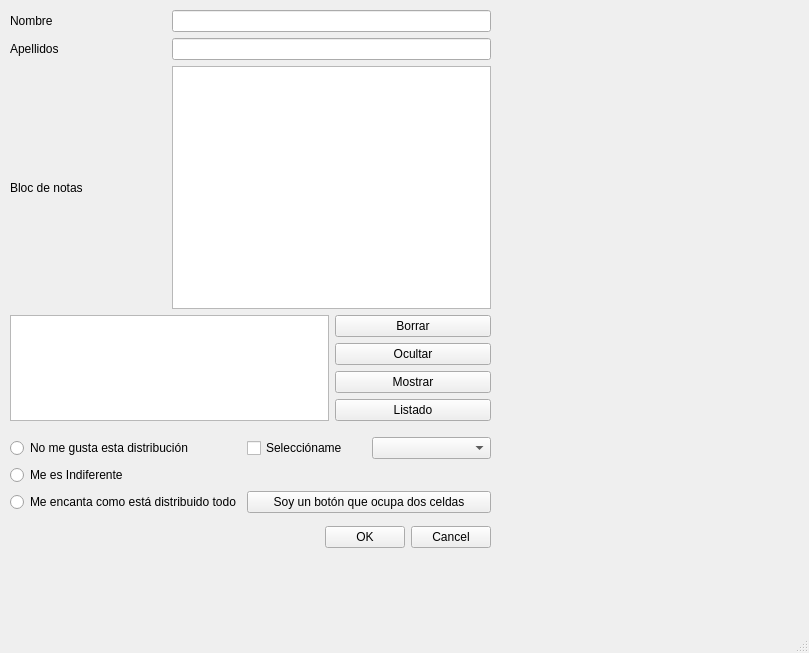
<?xml version="1.0" encoding="UTF-8"?>
<ui version="4.0">
 <class>MainWindow</class>
 <widget class="QMainWindow" name="MainWindow">
  <property name="geometry">
   <rect>
    <x>0</x>
    <y>0</y>
    <width>809</width>
    <height>653</height>
   </rect>
  </property>
  <property name="windowTitle">
   <string>MainWindow</string>
  </property>
  <widget class="QWidget" name="centralwidget">
   <widget class="QWidget" name="">
    <property name="geometry">
     <rect>
      <x>10</x>
      <y>10</y>
      <width>481</width>
      <height>411</height>
     </rect>
    </property>
    <layout class="QGridLayout" name="gridLayout">
     <item row="0" column="0">
      <widget class="QLabel" name="label">
       <property name="text">
        <string>Nombre</string>
       </property>
      </widget>
     </item>
     <item row="0" column="1" colspan="2">
      <widget class="QLineEdit" name="lineEdit"/>
     </item>
     <item row="1" column="0">
      <widget class="QLabel" name="label_2">
       <property name="text">
        <string>Apellidos</string>
       </property>
      </widget>
     </item>
     <item row="1" column="1" colspan="2">
      <widget class="QLineEdit" name="lineEdit_2"/>
     </item>
     <item row="2" column="1" colspan="2">
      <widget class="QTextEdit" name="textEdit"/>
     </item>
     <item row="5" column="0" rowspan="4" colspan="2">
      <widget class="QTextEdit" name="textEdit_2"/>
     </item>
     <item row="5" column="2">
      <widget class="QPushButton" name="pushButton">
       <property name="text">
        <string>Borrar</string>
       </property>
      </widget>
     </item>
     <item row="6" column="2">
      <widget class="QPushButton" name="pushButton_2">
       <property name="text">
        <string>Ocultar</string>
       </property>
      </widget>
     </item>
     <item row="7" column="2">
      <widget class="QPushButton" name="pushButton_3">
       <property name="text">
        <string>Mostrar</string>
       </property>
      </widget>
     </item>
     <item row="8" column="2">
      <widget class="QPushButton" name="pushButton_4">
       <property name="text">
        <string>Listado</string>
       </property>
      </widget>
     </item>
     <item row="2" column="0">
      <widget class="QLabel" name="label_3">
       <property name="text">
        <string>Bloc de notas</string>
       </property>
      </widget>
     </item>
    </layout>
   </widget>
   <widget class="QWidget" name="">
    <property name="geometry">
     <rect>
      <x>10</x>
      <y>430</y>
      <width>481</width>
      <height>126</height>
     </rect>
    </property>
    <layout class="QVBoxLayout" name="verticalLayout">
     <item>
      <layout class="QGridLayout" name="gridLayout_2">
       <item row="0" column="0">
        <widget class="QRadioButton" name="radioButton">
         <property name="text">
          <string>No me gusta esta distribución</string>
         </property>
        </widget>
       </item>
       <item row="0" column="1">
        <widget class="QCheckBox" name="checkBox">
         <property name="text">
          <string>Seleccióname</string>
         </property>
        </widget>
       </item>
       <item row="0" column="2">
        <widget class="QComboBox" name="comboBox"/>
       </item>
       <item row="1" column="0">
        <widget class="QRadioButton" name="radioButton_2">
         <property name="text">
          <string>Me es Indiferente</string>
         </property>
        </widget>
       </item>
       <item row="2" column="0">
        <widget class="QRadioButton" name="radioButton_3">
         <property name="text">
          <string>Me encanta como está distribuido todo</string>
         </property>
        </widget>
       </item>
       <item row="2" column="1" colspan="2">
        <widget class="QPushButton" name="pushButton_5">
         <property name="text">
          <string>Soy un botón que ocupa dos celdas</string>
         </property>
        </widget>
       </item>
      </layout>
     </item>
     <item>
      <layout class="QHBoxLayout" name="horizontalLayout">
       <item>
        <spacer name="horizontalSpacer">
         <property name="orientation">
          <enum>Qt::Orientation::Horizontal</enum>
         </property>
         <property name="sizeHint" stdset="0">
          <size>
           <width>40</width>
           <height>20</height>
          </size>
         </property>
        </spacer>
       </item>
       <item>
        <widget class="QPushButton" name="pushButton_6">
         <property name="text">
          <string>OK</string>
         </property>
        </widget>
       </item>
       <item>
        <widget class="QPushButton" name="pushButton_7">
         <property name="text">
          <string>Cancel</string>
         </property>
        </widget>
       </item>
      </layout>
     </item>
    </layout>
   </widget>
  </widget>
  <widget class="QMenuBar" name="menubar">
   <property name="geometry">
    <rect>
     <x>0</x>
     <y>0</y>
     <width>809</width>
     <height>33</height>
    </rect>
   </property>
  </widget>
  <widget class="QStatusBar" name="statusbar"/>
 </widget>
 <resources/>
 <connections/>
</ui>
